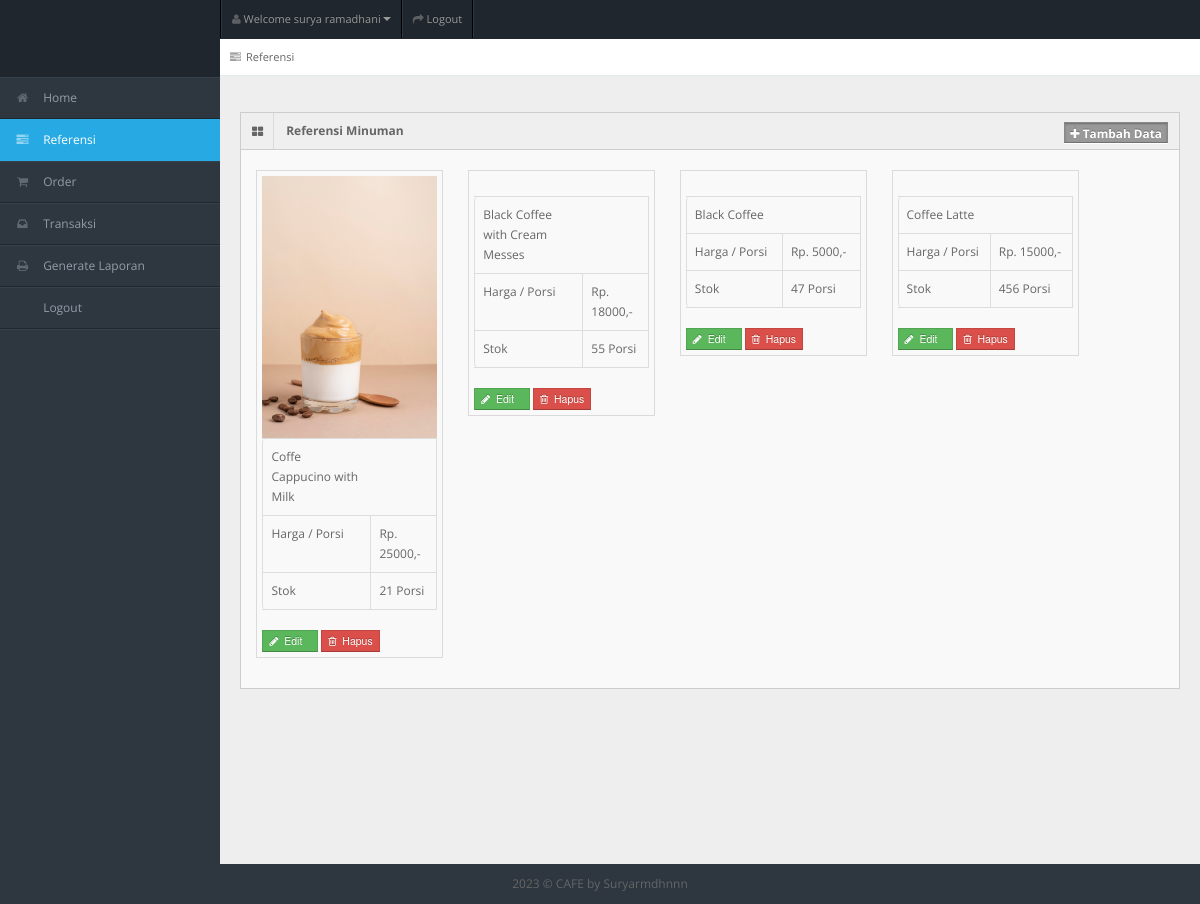
Page /cs/entri_referensi.php (signed in) on the committed database.
### tables this page shows
CREATE TABLE `tb_user` (
  `id_user` int(11) NOT NULL,
  `username` varchar(150) NOT NULL,
  `password` varchar(150) NOT NULL,
  `nama_user` varchar(150) NOT NULL,
  `id_level` int(11) NOT NULL,
  `status` varchar(150) NOT NULL
);

CREATE TABLE `tb_minuman` (
  `id_minuman` int(11) NOT NULL,
  `nama_minuman` varchar(150) NOT NULL,
  `harga` varchar(150) NOT NULL,
  `stok` int(11) NOT NULL,
  `status_minuman` varchar(150) NOT NULL,
  `gambar_minuman` varchar(150) NOT NULL
);

### cs/entri_referensi.php (the view, shortened to what this page needs)
<!DOCTYPE html>
<?php
include "connection/koneksi.php";
$id = $_SESSION['id_user'];
if(isset ($_SESSION['username'])){
  $query = "select * from tb_user natural join tb_level where id_user = $id";
  mysqli_query($conn, $query);
  $sql = mysqli_query($conn, $query);
  while($r = mysqli_fetch_array($sql)){
?>
<html lang="en">
<head>
<link rel="stylesheet" href="template/dashboard/css/bootstrap.min.css" />
<link rel="stylesheet" href="template/dashboard/css/bootstrap-responsive.min.css" />
<link rel="stylesheet" href="template/dashboard/css/fullcalendar.css" />
<link rel="stylesheet" href="template/dashboard/css/matrix-style.css" />
<link rel="stylesheet" href="template/dashboard/css/matrix-media.css" />
<link href="template/dashboard/font-awesome/css/font-awesome.css" rel="stylesheet" />
<link rel="stylesheet" href="template/dashboard/css/jquery.gritter.css" />
</head>
<body>
<div id="header">
  <h1><a href="entri_referensi.php">Referensi</a></h1>
</div>
<div id="user-nav" class="navbar navbar-inverse">
  <ul class="nav">
    <li  class="dropdown" id="profile-messages" ><a title="" href="#" data-toggle="dropdown" data-target="#profile-messages" class="dropdown-toggle"><i class="icon icon-user"></i>  <span class="text">Welcome <?php echo $r['nama_user'];?></span><b class="caret"></b></a>
    </li>
    <li class=""><a title="" href="logout.php"><i class="icon icon-share-alt"></i> <span class="text">Logout</span></a></li>
  </ul>
</div>
<div id="sidebar"><a href="entri_referensi.php" class="visible-phone"><i class="icon icon-tasks"></i> <span>Referensi</span></a>
  <ul>
    <?php
    if($r['id_level'] == 1){
  ?>
    <li><a href="beranda.php"><i class="icon icon-home"></i> <span>Home</span></a> </li>
    <li class="active"> <a href="entri_referensi.php"><i class="icon icon-tasks"></i> <span>Referensi</span></a> </li>
    <li> <a href="entri_order.php"><i class="icon icon-shopping-cart"></i> <span>Order</span></a> </li>
    <li> <a href="entri_transaksi.php"><i class="icon icon-inbox"></i> <span>Transaksi</span></a> </li>
    <li> <a href="generate_laporan.php"><i class="icon icon-print"></i> <span>Generate Laporan</span></a> </li>
    <li> <a href="logout.php"><i class="icon icon-sign-out"></i> <span>Logout</span></a> </li>
  <?php
    } else if($r['id_level'] == 2){
  ?>
    <li><a href="beranda.php"><i class="icon icon-home"></i> <span>Home</span></a> </li>
    <li> <a href="entri_order.php"><i class="icon icon-shopping-cart"></i> <span>Order</span></a> </li>
    <li> <a href="generate_laporan.php"><i class="icon icon-print"></i> <span>Generate Laporan</span></a> </li>
    <li> <a href="logout.php"><i class="icon icon-sign-out"></i> <span>Logout</span></a> </li>
  <?php
    } else if($r['id_level'] == 3){
  ?>
    <li><a href="beranda.php"><i class="icon icon-home"></i> <span>Home</span></a> </li>
    <li> <a href="entri_transaksi.php"><i class="icon icon-inbox"></i> <span>Transaksi</span></a> </li>
    <li> <a href="generate_laporan.php"><i class="icon icon-print"></i> <span>Generate Laporan</span></a> </li>
    <li> <a href="logout.php"><i class="icon icon-sign-out"></i> <span>Logout</span></a> </li>
  <?php
    } else if($r['id_level'] == 4){
  ?>
    <li><a href="beranda.php"><i class="icon icon-home"></i> <span>Home</span></a> </li>
    <li> <a href="generate_laporan.php"><i class="icon icon-print"></i> <span>Generate Laporan</span></a> </li>
    <li> <a href="logout.php"><i class="icon icon-sign-out"></i> <span>Logout</span></a> </li>
  <?php
    } else if($r['id_level'] == 5){
  ?>
    <li><a href="beranda.php"><i class="icon icon-home"></i> <span>Home</span></a> </li>
    <li> <a href="entri_order.php"><i class="icon icon-shopping-cart"></i> <span>Order</span></a> </li>
    <li> <a href="logout.php"><i class="icon icon-sign-out"></i> <span>Logout</span></a> </li>
  <?php
    }
  ?>
  </ul>
</div>
<div id="content">
  <div id="content-header">
    <div id="breadcrumb"> <a href="entri_referensi.php" title="Go to here" class="tip-bottom"><i class="icon icon-tasks"></i>Referensi</a></div>
  </div>
  <div class="container-fluid">
    <div class="row-fluid">
    <?php
      if($r['id_level'] == 1){
    ?>
      <div class="widget-box">
        <div class="widget-title bg_lg"><span class="icon"><i class="icon-th-large"></i></span>
          <h5>Referensi Minuman</h5>
          <a href="tambah_menu.php" class="btn btn-info btn-mini label"><i class="icon-plus"></i>&nbsp;Tambah Data</a>
        </div>
        <div class="widget-content" >
          <ul class="thumbnails">
            <div class="btn-icon-pg">
              <ul>
                <?php
                  $query_data_minuman = "select * from tb_minuman order by id_minuman desc";
                  $sql_data_minuman = mysqli_query($conn, $query_data_minuman);
                  while($r_dt_minuman = mysqli_fetch_array($sql_data_minuman)){
                ?>
                    <li class="span2">
                      <a> <img src="gambar/<?php echo $r_dt_minuman['gambar_minuman']?>" alt="" > </a>
                      <table class="table table-bordered">
                        <tbody>
                          <tr>
                            <td><?php echo $r_dt_minuman['nama_minuman'];?></td>
                          </tr>
                          <tr>
                            <td>Harga / Porsi</td>
                            <td>Rp. <?php echo $r_dt_minuman['harga'];?>,-</td>
                          </tr>
                          <tr>
                            <td>Stok</td>
                            <td><?php echo $r_dt_minuman['stok'];?> Porsi</td>
                          </tr>
                        </tbody>
                      </table>
                      <form action="" method="post">
                        <button type="submit" value="<?php echo $r_dt_minuman['id_minuman'];?>" name="edit_menu" class="btn btn-success btn-mini"><i class='icon-pencil'></i>&nbsp;&nbsp;Edit &nbsp;&nbsp;</button>
                        <button type="submit" value="<?php echo $r_dt_minuman['id_minuman'];?>" name="hapus_menu" class="btn btn-mini btn-danger"><i class='icon icon-trash'></i>&nbsp; Hapus</button>
                      </form>
                    </li>
                  <?php
                    }
                  ?>
              </ul>
            </div>
          </ul>
        </div>
      </div>
      <?php
        }
      ?>
    </div>
  </div>
</div>
<div class="row-fluid">
  <div id="footer" class="span12"> <?php echo date('Y'); ?> &copy; CAFE <a href="#">by Suryarmdhnnn</a> </div>
</div>
</body>
</html>
<?php
  }
} else {
  header('location: logout.php');
}
?>

### cs/template/dashboard/css/matrix-media.css (style rules this page uses)
body { background:#2E363F; }
#header { background-color: #1f262d; margin-top:10px; }
#sidebar > ul { border-bottom: 1px solid #37414b }
#sidebar > ul > li { border-top: 1px solid #37414b; border-bottom: 1px solid #1f262d; }
#sidebar > ul > li.active { background-color: #27a9e3; border-bottom: 1px solid #27a9e3; border-top: 1px solid #27a9e3; }
#sidebar > ul > li.active a { color:#fff; text-decoration:none; }

### rows in the picture
tb_user: nama_user "surya ramadhani"
tb_minuman: gambar_minuman (picture), nama_minuman "Coffe Cappucino with Milk", harga "25000", stok "21", $r_dt_minuman['id_minuman'] 28 (drawn)
tb_minuman: nama_minuman "Black Coffee with Cream Messes", harga "18000", stok "55", $r_dt_minuman['id_minuman'] 27 (drawn)
tb_minuman: nama_minuman "Black Coffee", harga "5000", stok "47", $r_dt_minuman['id_minuman'] 25 (drawn)
tb_minuman: nama_minuman "Coffee Latte", harga "15000", stok "456", $r_dt_minuman['id_minuman'] 23 (drawn)
